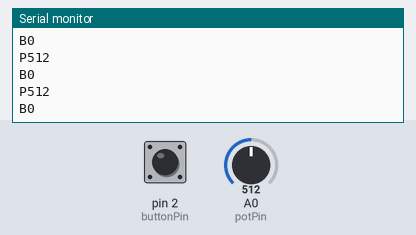
This sketch was run on a simulated Arduino Uno, built with avr-gcc and run on an emulated ATmega328P. Shown: the last lines printed to the serial monitor. The inputs (shaded band) are chosen by the test bench; at power-on: A0 (potPin) = 512, pin 2 (buttonPin) LOW.

Above: at 1.2 s.
1.3 s: A0 (potPin) set to 716
At 1.31 s:
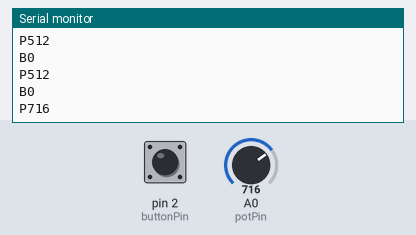
2.8 s: pin 2 (buttonPin) pulled HIGH for 0.15 s
At 2.82 s:
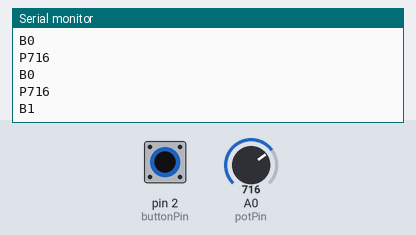
4.4 s: A0 (potPin) set to 900
At 4.43 s:
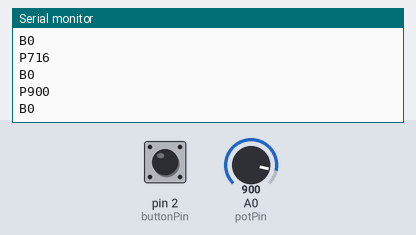
Timing chart, 0 to 7.4 s (numbered marks = the images above; inputs shaded):
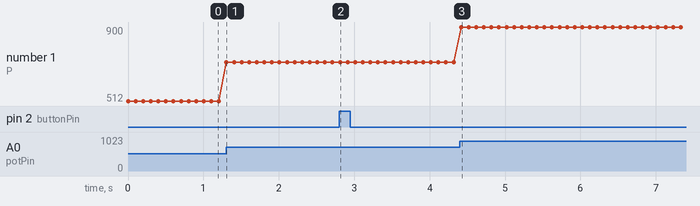

Measured:
- after the input at 1.3 s, the serial monitor: prints a new line at once (image 1)
- after the input at 2.8 s, the serial monitor: prints a new line at once (image 2)
- after the input at 4.4 s, the serial monitor: prints a new line at once (image 3)
- plotted number 1: 512 → 716 after the input at 1.3 s, 716 → 900 after the input at 4.4 s

The sketch:

id.ino
```cpp
// De to pins vi vil læse fra
int potPin = A0;
int buttonPin = 2;

// Variabler der holder de læste værdier inden de bliver sat sammen til en samlet besked
int potVal;
boolean buttonVal;

// Et selvalgt tegn der bruges til at adskille værdierne. Det er denne værdi i giver til split() funktionen i processing.
String potID = "P";
String buttonID = "B";

void setup() {
    pinMode(potPin, INPUT);
    pinMode(buttonPin, INPUT);

    Serial.begin(9600);
}

void loop() {
    // Vi læser vores to værdier
    potVal = analogRead(potPin);
    buttonVal = digitalRead(buttonPin);

    // Vi sender vores værdier og to seperate beskeder. Hver besked indeholder et id og selve værdien vi vil sende.
    // Vi kombinerer ID og værdi ved at skrive ID'en med print efterfulgt af værdien med print*ln*.
    // Det er som sagt først når processing ser linjeskiftet fra println, at den tolker det som en hel besked.
    // Besked med potentiometerværdi sendes
    Serial.print(potID);
    Serial.println(potVal);

    // Besked med knapværdi sendes
    Serial.print(buttonID);
    Serial.println(buttonVal);

    // Vi kunne også kombinere ID og værdi til én streng (for hver besked) inden vi sender, ved at caste værdien til en streng og plusse den sammen med ID'et:
    //
    // Serial.println(potID + (String)potVal);
    // Serial.println(buttonID + (String)buttonVal);


    // Vi venter 100 milisekunder inden vi starter forfra.
    delay(100);
}
```
